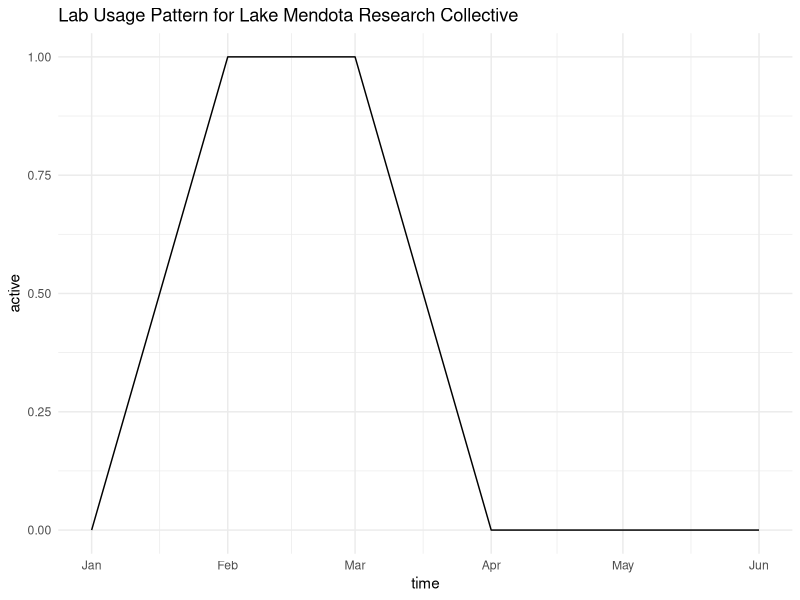

Source code (R):
## ---- chunk 1
#| label: setup
#| echo: false
#| include: false

library(tidyverse)
library(glue)
library(stringi)

data <- read_csv("lab-active-data.csv") #reads in the data 

## ---- chunk 2
slice_sample(data, n=10)
## ---- chunk 3




# args <- commandArgs(trailingOnly = TRUE)
# input_file <- args[1]
# start_year <- as.integer(args[2])
# start_month <- as.integer(args[3])
# end_year <- as.integer(args[4])
# end_month <- as.integer(args[5])
# output_file <- args[6]




count_peaks <- function(df, start_year, start_month, end_year, end_month) {

df %>%
  filter((year > start_year & year < end_year) |
         (year == start_year) |
         (year == end_year)) %>%
  mutate(
    usage_trimmed = case_when(
      year == start_year & year == end_year ~ substr(usage, start_month, end_month),
      year == start_year ~ substr(usage, start_month, 12),
      year == end_year ~ substr(usage, 1, end_month),
      TRUE ~ usage
    ),
    peaks = case_when(
      usage_trimmed == str_dup("F", str_length(usage_trimmed)) ~ 0,
      usage_trimmed == str_dup("T", str_length(usage_trimmed)) ~ 100,
      TRUE ~ stri_count_regex(usage_trimmed, "F*T+"),
    )
  )
}


how_active2 <- function(df, 
                        test_lab = unique(df$lab_id), 
                        start_year = df |> arrange(year) |> distinct(year) |>  head(n=1),
                        end_year = df |> arrange(year) |> distinct(year) |>  tail(n=1),
                        start_month = 1,
                        end_month = 12) {

# how_active() takes a tibble(year, lab_id, and usage)
# it returns a tibble where the first column is the lab_id and the second column is a
# list containing  contaning a two-column tibble with the year and the number of peaks for that year
# by default how_active() ranges over all the labs and all the years in the data argument
# how_active() takes optionally a specific lab names and specific years  
# by default it analysis the entire year, i.e. start_month = 1, end_month = 12

test_year <-  unique(df$year)

    df |> 
        filter(lab_id %in% test_lab, year %in% test_year) |> 
        group_by(lab_id) |>
        count_peaks(start_year, start_month, end_year , end_month) |>
        group_by(lab_id, year) |> 
        summarize(n_peaks = peaks, #number of peaks of activity
                  w_peak = str_count(usage_trimmed, pattern = 'T')/12, #weight of those peaks 
                  x_pattern = usage_trimmed, #extended pattern
                  .groups = "drop") |> 
        nest(.by = lab_id)

}

# code belows has to change to add the xtended pattern to the time range 
# x_pattern = get_usage_pattern(lab_id, 
#                               start_year = start_year,
#                               start_month = start_month,
#                               end_year = end_year, 
#                               end_month = end_month), #extended pattern

################################################
get_usage_pattern <- function(df, lab_id, start_year, start_month, end_year, end_month) {
  # Filter the data for the specified lab_id and year range
  filtered_df <- df[df$lab_id == lab_id & df$year >= start_year & df$year <= end_year, ]
  
  # Initialize the concatenated pattern
  concatenated_pattern <- ""
  
  # Loop through each row in the filtered data
  for (i in 1:nrow(filtered_df)) {
    year <- filtered_df$year[i]
    usage <- filtered_df$usage[i]
    
    # Determine the start and end indices for the substring
    start_idx <- if (year == start_year) start_month else 1
    end_idx <- if (year == end_year) end_month else 12
    
    # Extract and append the relevant substring
    concatenated_pattern <- paste0(concatenated_pattern, substr(usage, start_idx, end_idx))
  }
  
  return(concatenated_pattern)
}

################################################

how_active2(df = data) |> unnest(cols = c(data))


how_active2(df = data, start_year = 2010, end_year = 2010, start_month = 1, end_month = 12) |> unnest(cols = c(data))

get_usage_pattern(data, "Lake Mendota Research Collective", 2000, 1, 2025, 12)

was_active <- function(data, test_lab_id, test_year, test_month) {
#takes standarized data, year, lab_id, usage
#
data |> 
    filter(year == test_year, lab_id == test_lab_id) |> 
    pull(usage) |>
    str_sub(test_month, test_month) |> 
    (\(x) ifelse(x == "T", TRUE, FALSE))()

}


## ---- chunk 4


# Function to extract usage pattern
# get_extended_pattern <- function(df, lab_id, start_year, start_month, end_year, end_month) {
#   # Filter for the lab and year range
#   filtered_df <- df |> 
#     filter(lab_id == lab_id,
#            year >= start_year,
#            year <= end_year)
#   
#   pattern <- ""
#   
#   for (i in 1:nrow(filtered_df)) {
#     year <- filtered_df$year[i]
#     usage <- filtered_df$usage[i]
#     
#     start_idx <- if (year == start_year) start_month else 1
#     end_idx <- if (year == end_year) end_month else 12
#     
#     pattern <- paste0(pattern, substr(usage, start_idx, end_idx))
#   }
#   
#   return(pattern)
# }


## New version of get_extended_usage

library(dplyr)
library(stringr)
library(purrr)

get_extended_usage <- function(df, lab_id, start_year, start_month, end_year, end_month) {
  df |> 
    filter(lab_id == !!lab_id, year >= start_year, year <= end_year) %>%
    arrange(year) |> 
    mutate(
      usage_split = str_split(usage, "", simplify = FALSE),
      usage_trimmed = pmap_chr(
        list(year, usage_split),
        function(y, u) {
          if (y == start_year && y == end_year) {
            str_c(u[start_month:end_month], collapse = "")
          } else if (y == start_year) {
            str_c(u[start_month:12], collapse = "")
          } else if (y == end_year) {
            str_c(u[1:end_month], collapse = "")
          } else {
            str_c(u, collapse = "")
          }
        }
      )
    ) |> 
    pull(usage_trimmed) %>%
    str_c(collapse = "")
}

# Function to create the plot
plot_usage_pattern <- function(df, lab_id, start_year, start_month, end_year, end_month) {
  pattern <- get_extended_usage(df, lab_id, start_year, start_month, end_year, end_month)
  num_months <- nchar(pattern)
  
  # Create time sequence
  start_date <- ymd(paste(start_year, start_month, "01", sep = "-"))
  time_seq <- seq.Date(from = start_date, by = "month", length.out = num_months)
  
  # Create data frame for plotting
  plot_df <- data.frame(
    time = time_seq,
    active = as.integer(strsplit(pattern, "")[[1]] == "T")
  )
  
  # Plot
  ggplot(plot_df, aes(x = time, y = active)) +
    geom_line() +
    labs(x = "time", y = "active", title = paste("Lab Usage Pattern for", lab_id)) +
    theme_minimal()
}

# Example usage

plot_usage_pattern(data, "Lake Mendota Research Collective", 2000, 1, 2000, 6)

get_extended_usage(data, "Lake Mendota Research Collective", 2000, 1, 2001, 1)
get_extended_usage(data, "Bascom Systems Lab", 2000, 2000, 1, 12)
